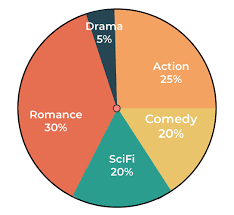
#> input picture test.png, 234 x 215 px; its folder holds 5 pictures in this run
$ python image_datail_compression.py
#> lines starting #> are read from the running program, lines starting #| are printed output that depends on the picture; after the words box and inside, x2 and y2 are one past the last pixel; in counts of white or black regions, pixels touching at a corner belong together
# %%
from PIL import Image
import numpy as np
import json

def get_dominant_colors(image_path):
#> called with image_path = 'test.png'
    img = Image.open(image_path).convert('RGB')
#> img is the input picture: PIL image 234x215 RGB; mean R, G, B 215.6, 185.3, 159.7
    width, height = img.size
#> width = 234; height = 215
    pixels = img.getdata()

    color_counts = {}
    for pixel in pixels:
        color = tuple(pixel)
        if color in color_counts:
            color_counts[color] += 1
        else:
            color_counts[color] = 1
#> after the loop, color_counts = 160 items

    sorted_colors = sorted(color_counts.items(), key=lambda x: x[1], reverse=True)
#> sorted_colors = 160 items

    dominant_colors = []
    for color in sorted_colors:
        if color[1] < 800:
            break
        if color[0] != (255, 255, 255):
            dominant_colors.append(color[0])
#> this loop made 7 passes
#> color on passes 1 to 7: ((255, 255, 255), 19018), ((231, 111, 81), 10263), ((244, 162, 97), 6830), ((42, 157, 143), 4511), ((233, 196, 106), 3803), ((38, 70, 83), 915), ((0, 0, 0), 316)
#> after the loop, dominant_colors = [(231, 111, 81), (244, 162, 97), (42, 157, 143), (233, 196, 106), (38, 70, 83)]

    print(dominant_colors)
#| [(231, 111, 81), (244, 162, 97), (42, 157, 143), (233, 196, 106), (38, 70, 83)]
    return dominant_colors

def center_of_gravity(arr):

  if len(arr.shape) == 2:
    # Grayscale image
    y, x = np.ogrid[:arr.shape[0], :arr.shape[1]]
    weights = arr.astype(float)
  elif len(arr.shape) == 3:
    # Color image (assuming RGB)
    y, x = np.ogrid[:arr.shape[0], :arr.shape[1]]
    weights = arr.mean(axis=2).astype(float)  # Average across color channels
  else:
    raise ValueError("Input array must be a 2D or 3D NumPy array.")

  # Calculate center of gravity coordinates
  cog_x = np.sum(weights * x) / np.sum(weights)
  cog_y = np.sum(weights * y) / np.sum(weights)

  return (cog_x, cog_y)

def get_cgs(image_path, colors):
    img = Image.open(image_path)
    img_array = np.array(img)

    filtered_imgs = []

    for color in colors:
        filtered_imgs.append((img_array == [color[0], color[1], color[2]]).all(axis=2))

    for i in range(len(filtered_imgs)):
        img = Image.fromarray(filtered_imgs[i])
        img.save(f'{i}.jpg')

    cgs = []
    for filtered_img in filtered_imgs:
        cgs.append(center_of_gravity(filtered_img))

    return cgs

def get_rasterized_line(point_a, point_b, image_path):
  img = np.array(Image.open(image_path).convert('L'))
  image_shape = img.shape

  x_a, y_a = point_a
  x_b, y_b = point_b
  rows, cols = image_shape

  if x_a == x_b:
    return np.full((rows, cols), 0).astype(int)[:, x_a]
  elif y_a == y_b:
    return np.full((rows, cols), 0).astype(int)[y_a, :]

  m = (y_b - y_a) / (x_b - x_a)
  c = y_a - m * x_a

  line_image = np.zeros(image_shape, dtype=int)

  for x in range(cols):
    y = int(m * x + c)
    if 0 <= y < rows:
      line_image[y, x] = 1

  return line_image


# %%
dominant_colors = get_dominant_colors("test.png")
cgs = get_cgs('test.png', dominant_colors)
#> the loop in get_cgs, `for color in colors:` made 5 passes
#> after the loop in get_cgs, `for color in colors:`: filtered_imgs = 5 items
#> the loop in get_cgs, `for i in range(len(filtered_imgs)):` made 5 passes
#> pass 1, in get_cgs, `img = Image.fromarray(filtered_imgs[i])`:
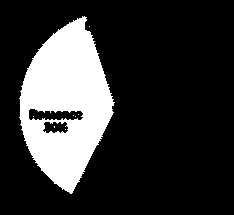
#> img: PIL image 234x215 1; 20.4% white; 8 white regions (7 under 20 px), largest, box (x1, y1, x2, y2) and area: (19, 16, 115, 194) 10255
#> pass 2, in get_cgs, `img = Image.fromarray(filtered_imgs[i])`:
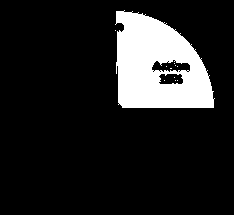
#> img: PIL image 234x215 1; 13.6% white; 11 white regions (10 under 20 px), largest, box (x1, y1, x2, y2) and area: (115, 10, 215, 108) 6819
#> pass 3, in get_cgs, `img = Image.fromarray(filtered_imgs[i])`:
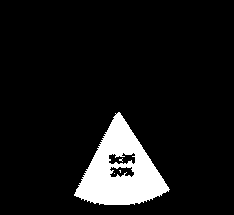
#> img: PIL image 234x215 1; 9% white; 4 white regions (3 under 20 px), largest, box (x1, y1, x2, y2) and area: (74, 112, 170, 205) 4498
#> after the loop in get_cgs, `for i in range(len(filtered_imgs)):`:
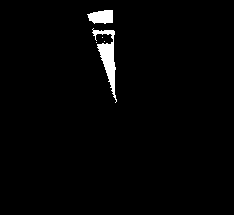
#> img: PIL image 234x215 1; 1.8% white; 5 white regions (3 under 20 px), largest, box (x1, y1, x2, y2) and area: (92, 28, 117, 103) 628, (87, 10, 113, 24) 284
#> the loop in get_cgs, `for filtered_img in filtered_imgs:` made 5 passes
#> (cog_x in center_of_gravity, cog_y in center_of_gravity) on passes 1 to 5: (65.65, 103.1), (157.3, 65.95), (120.3, 170.4), (172.6, 140), (105.5, 44.44)
#> after the loop in get_cgs, `for filtered_img in filtered_imgs:`: cgs = [(65.65, 103.1), (157.3, 65.95), (120.3, 170.4), (172.6, 140), (105.5, 44.44)]

lines = []
for i in range(len(cgs)):
   for j in range(i+1, len(cgs)):
      lines.append((i, j, get_rasterized_line(cgs[i], cgs[j], "test.png")))
#> in get_rasterized_line, `img = np.array(Image.open(image_path).convert('L'))`:
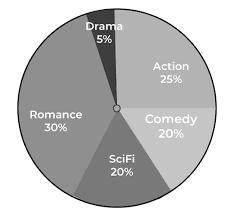
#> img: shape (215, 234); min 0, max 255, mean 191.3
#> in get_rasterized_line, `x_a, y_a = point_a`: x_a = 65.65; y_a = 103.1
#> in get_rasterized_line, `x_b, y_b = point_b`: x_b = 157.3; y_b = 65.95
#> in get_rasterized_line, `m = (y_b - y_a) / (x_b - x_a)`: m = -0.406
#> in get_rasterized_line, `c = y_a - m * x_a`: c = 129.7
#> the loop in get_rasterized_line, `for x in range(cols):` made 234 passes
#> y on passes 1 to 3: 129, 129, 128
#> after the loop in get_rasterized_line, `for x in range(cols):`:
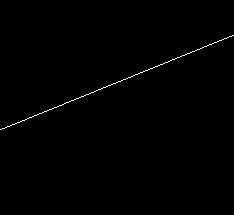
#> line_image: shape (215, 234) int64; values 0 (black) and 1 (white), 0.47% white in thin lines or dots, all inside (x1, y1, x2, y2) = (0, 35, 234, 130)

for line in lines:
#> (the run stopped early here; a loop or call above may not have finished)
